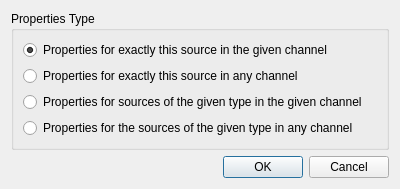
<?xml version="1.0" encoding="UTF-8"?>
<ui version="4.0">
 <class>PropertiesKeyTypeDialog</class>
 <widget class="QDialog" name="PropertiesKeyTypeDialog">
  <property name="geometry">
   <rect>
    <x>0</x>
    <y>0</y>
    <width>400</width>
    <height>172</height>
   </rect>
  </property>
  <property name="windowTitle">
   <string/>
  </property>
  <layout class="QVBoxLayout" name="verticalLayout_2">
   <item>
    <widget class="QGroupBox" name="groupBox">
     <property name="title">
      <string>Properties Type</string>
     </property>
     <layout class="QVBoxLayout" name="verticalLayout">
      <item>
       <widget class="QRadioButton" name="m_exactly">
        <property name="text">
         <string>Properties for exactly this source in the given channel</string>
        </property>
        <property name="checked">
         <bool>true</bool>
        </property>
       </widget>
      </item>
      <item>
       <widget class="QRadioButton" name="m_exactlyButAnyChannel">
        <property name="text">
         <string>Properties for exactly this source in any channel</string>
        </property>
       </widget>
      </item>
      <item>
       <widget class="QRadioButton" name="m_typeAndChannelOnly">
        <property name="text">
         <string>Properties for sources of the given type in the given channel</string>
        </property>
       </widget>
      </item>
      <item>
       <widget class="QRadioButton" name="m_typeInAnyChannel">
        <property name="text">
         <string>Properties for the sources of the given type in any channel</string>
        </property>
       </widget>
      </item>
     </layout>
    </widget>
   </item>
   <item>
    <spacer name="verticalSpacer">
     <property name="orientation">
      <enum>Qt::Vertical</enum>
     </property>
     <property name="sizeHint" stdset="0">
      <size>
       <width>20</width>
       <height>1</height>
      </size>
     </property>
    </spacer>
   </item>
   <item>
    <widget class="QDialogButtonBox" name="m_buttons">
     <property name="orientation">
      <enum>Qt::Horizontal</enum>
     </property>
     <property name="standardButtons">
      <set>QDialogButtonBox::Cancel|QDialogButtonBox::Ok</set>
     </property>
    </widget>
   </item>
  </layout>
 </widget>
 <resources/>
 <connections>
  <connection>
   <sender>m_buttons</sender>
   <signal>rejected()</signal>
   <receiver>PropertiesKeyTypeDialog</receiver>
   <slot>reject()</slot>
   <hints>
    <hint type="sourcelabel">
     <x>316</x>
     <y>260</y>
    </hint>
    <hint type="destinationlabel">
     <x>286</x>
     <y>274</y>
    </hint>
   </hints>
  </connection>
 </connections>
</ui>
